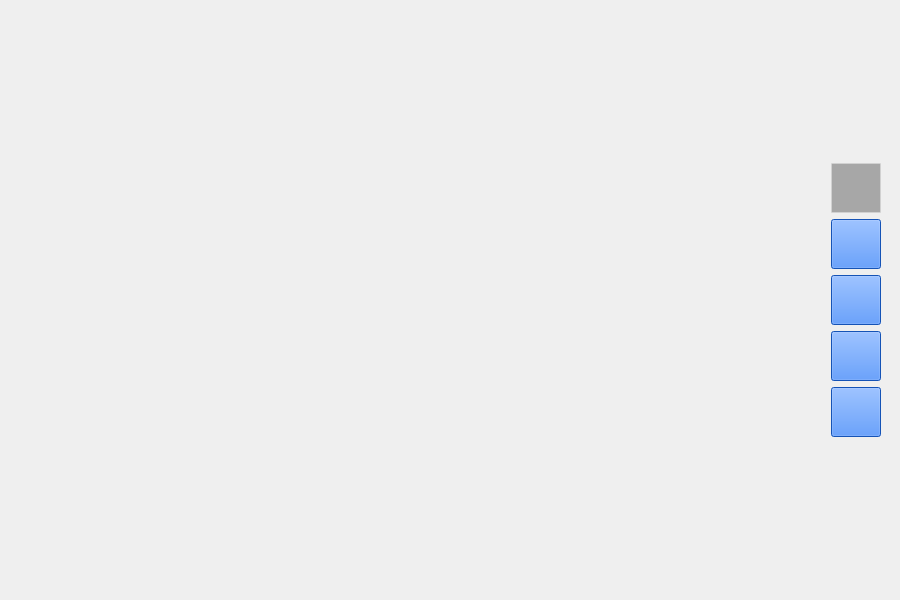
<?xml version="1.0" encoding="UTF-8"?>
<ui version="4.0">
 <class>MainWindow</class>
 <widget class="QMainWindow" name="MainWindow">
  <property name="geometry">
   <rect>
    <x>0</x>
    <y>0</y>
    <width>900</width>
    <height>600</height>
   </rect>
  </property>
  <property name="sizePolicy">
   <sizepolicy hsizetype="Preferred" vsizetype="Preferred">
    <horstretch>0</horstretch>
    <verstretch>0</verstretch>
   </sizepolicy>
  </property>
  <property name="windowTitle">
   <string>Magistrate Heads Up Display</string>
  </property>
  <property name="windowIcon">
   <iconset resource="rc/QTRC.qrc">
    <normaloff>:/vm/img/VM_points_ico.png</normaloff>:/vm/img/VM_points_ico.png</iconset>
  </property>
  <property name="windowOpacity">
   <double>1.000000000000000</double>
  </property>
  <widget class="QWidget" name="centralwidget">
   <layout class="QGridLayout" name="gridLayout">
    <item row="0" column="3">
     <layout class="QVBoxLayout" name="verticalLayout">
      <item>
       <spacer name="verticalSpacer">
        <property name="orientation">
         <enum>Qt::Vertical</enum>
        </property>
        <property name="sizeHint" stdset="0">
         <size>
          <width>20</width>
          <height>40</height>
         </size>
        </property>
       </spacer>
      </item>
      <item>
       <widget class="QPushButton" name="btn_srp">
        <property name="sizePolicy">
         <sizepolicy hsizetype="Preferred" vsizetype="Preferred">
          <horstretch>0</horstretch>
          <verstretch>0</verstretch>
         </sizepolicy>
        </property>
        <property name="minimumSize">
         <size>
          <width>50</width>
          <height>50</height>
         </size>
        </property>
        <property name="maximumSize">
         <size>
          <width>50</width>
          <height>50</height>
         </size>
        </property>
        <property name="cursor">
         <cursorShape>PointingHandCursor</cursorShape>
        </property>
        <property name="toolTip">
         <string>Scoring Report</string>
        </property>
        <property name="autoFillBackground">
         <bool>false</bool>
        </property>
        <property name="styleSheet">
         <string notr="true">background-color: rgba(0, 0, 0, 77); 
border: 1px solid rgba(220,220,220, 200);</string>
        </property>
        <property name="text">
         <string/>
        </property>
        <property name="icon">
         <iconset resource="rc/QTRC.qrc">
          <normaloff>:/vm/img/VM_srp_ico.png</normaloff>:/vm/img/VM_srp_ico.png</iconset>
        </property>
        <property name="iconSize">
         <size>
          <width>40</width>
          <height>40</height>
         </size>
        </property>
        <property name="checkable">
         <bool>true</bool>
        </property>
        <property name="checked">
         <bool>false</bool>
        </property>
        <property name="flat">
         <bool>false</bool>
        </property>
       </widget>
      </item>
      <item>
       <widget class="QPushButton" name="btn_forensics">
        <property name="sizePolicy">
         <sizepolicy hsizetype="Minimum" vsizetype="Minimum">
          <horstretch>0</horstretch>
          <verstretch>0</verstretch>
         </sizepolicy>
        </property>
        <property name="minimumSize">
         <size>
          <width>50</width>
          <height>50</height>
         </size>
        </property>
        <property name="maximumSize">
         <size>
          <width>50</width>
          <height>50</height>
         </size>
        </property>
        <property name="cursor">
         <cursorShape>PointingHandCursor</cursorShape>
        </property>
        <property name="toolTip">
         <string>&lt;html&gt;&lt;head/&gt;&lt;body&gt;&lt;p&gt;Scoring Report&lt;/p&gt;&lt;/body&gt;&lt;/html&gt;</string>
        </property>
        <property name="autoFillBackground">
         <bool>false</bool>
        </property>
        <property name="styleSheet">
         <string notr="true">background-color: rgb(30, 116, 255);</string>
        </property>
        <property name="text">
         <string/>
        </property>
        <property name="icon">
         <iconset resource="rc/QTRC.qrc">
          <normaloff>:/vm/img/VM_frq_ico.png</normaloff>:/vm/img/VM_frq_ico.png</iconset>
        </property>
        <property name="iconSize">
         <size>
          <width>50</width>
          <height>50</height>
         </size>
        </property>
        <property name="checkable">
         <bool>true</bool>
        </property>
       </widget>
      </item>
      <item>
       <widget class="QPushButton" name="btn_readme">
        <property name="sizePolicy">
         <sizepolicy hsizetype="Fixed" vsizetype="Fixed">
          <horstretch>0</horstretch>
          <verstretch>0</verstretch>
         </sizepolicy>
        </property>
        <property name="minimumSize">
         <size>
          <width>50</width>
          <height>50</height>
         </size>
        </property>
        <property name="cursor">
         <cursorShape>PointingHandCursor</cursorShape>
        </property>
        <property name="styleSheet">
         <string notr="true">background-color: rgb(30, 116, 255);</string>
        </property>
        <property name="text">
         <string/>
        </property>
        <property name="icon">
         <iconset resource="rc/QTRC.qrc">
          <normaloff>:/vm/img/VM_readme_ico.png</normaloff>:/vm/img/VM_readme_ico.png</iconset>
        </property>
        <property name="iconSize">
         <size>
          <width>40</width>
          <height>40</height>
         </size>
        </property>
        <property name="checkable">
         <bool>true</bool>
        </property>
       </widget>
      </item>
      <item>
       <widget class="QPushButton" name="btn_settings">
        <property name="sizePolicy">
         <sizepolicy hsizetype="Fixed" vsizetype="Fixed">
          <horstretch>0</horstretch>
          <verstretch>0</verstretch>
         </sizepolicy>
        </property>
        <property name="minimumSize">
         <size>
          <width>50</width>
          <height>50</height>
         </size>
        </property>
        <property name="maximumSize">
         <size>
          <width>50</width>
          <height>50</height>
         </size>
        </property>
        <property name="sizeIncrement">
         <size>
          <width>0</width>
          <height>0</height>
         </size>
        </property>
        <property name="cursor">
         <cursorShape>PointingHandCursor</cursorShape>
        </property>
        <property name="styleSheet">
         <string notr="true">background-color: rgb(30, 116, 255);</string>
        </property>
        <property name="text">
         <string/>
        </property>
        <property name="icon">
         <iconset resource="rc/QTRC.qrc">
          <normaloff>:/vm/img/VM_conf_ico.png</normaloff>:/vm/img/VM_conf_ico.png</iconset>
        </property>
        <property name="iconSize">
         <size>
          <width>50</width>
          <height>50</height>
         </size>
        </property>
        <property name="checkable">
         <bool>true</bool>
        </property>
       </widget>
      </item>
      <item>
       <widget class="QPushButton" name="btn_DevExit">
        <property name="sizePolicy">
         <sizepolicy hsizetype="Preferred" vsizetype="Preferred">
          <horstretch>0</horstretch>
          <verstretch>0</verstretch>
         </sizepolicy>
        </property>
        <property name="minimumSize">
         <size>
          <width>50</width>
          <height>50</height>
         </size>
        </property>
        <property name="maximumSize">
         <size>
          <width>50</width>
          <height>50</height>
         </size>
        </property>
        <property name="cursor">
         <cursorShape>PointingHandCursor</cursorShape>
        </property>
        <property name="autoFillBackground">
         <bool>false</bool>
        </property>
        <property name="styleSheet">
         <string notr="true">background-color: rgb(30, 116, 255);</string>
        </property>
        <property name="text">
         <string/>
        </property>
        <property name="icon">
         <iconset resource="rc/QTRC.qrc">
          <normaloff>:/vm/img/sm64_cameraX.png</normaloff>:/vm/img/sm64_cameraX.png</iconset>
        </property>
        <property name="iconSize">
         <size>
          <width>50</width>
          <height>50</height>
         </size>
        </property>
        <property name="checkable">
         <bool>true</bool>
        </property>
        <property name="default">
         <bool>false</bool>
        </property>
        <property name="flat">
         <bool>false</bool>
        </property>
       </widget>
      </item>
      <item>
       <spacer name="verticalSpacer_2">
        <property name="orientation">
         <enum>Qt::Vertical</enum>
        </property>
        <property name="sizeHint" stdset="0">
         <size>
          <width>20</width>
          <height>40</height>
         </size>
        </property>
       </spacer>
      </item>
     </layout>
    </item>
    <item row="0" column="4">
     <spacer name="RightScrollerBuffer">
      <property name="orientation">
       <enum>Qt::Horizontal</enum>
      </property>
      <property name="sizeType">
       <enum>QSizePolicy::Fixed</enum>
      </property>
      <property name="sizeHint" stdset="0">
       <size>
        <width>10</width>
        <height>20</height>
       </size>
      </property>
     </spacer>
    </item>
    <item row="0" column="0">
     <spacer name="horizontalSpacer">
      <property name="orientation">
       <enum>Qt::Horizontal</enum>
      </property>
      <property name="sizeHint" stdset="0">
       <size>
        <width>40</width>
        <height>20</height>
       </size>
      </property>
     </spacer>
    </item>
    <item row="0" column="1">
     <layout class="QVBoxLayout" name="NotificationLayout">
      <property name="spacing">
       <number>5</number>
      </property>
      <property name="leftMargin">
       <number>0</number>
      </property>
      <property name="topMargin">
       <number>0</number>
      </property>
      <property name="rightMargin">
       <number>0</number>
      </property>
      <property name="bottomMargin">
       <number>50</number>
      </property>
      <item>
       <spacer name="notifypusher">
        <property name="orientation">
         <enum>Qt::Vertical</enum>
        </property>
        <property name="sizeHint" stdset="0">
         <size>
          <width>20</width>
          <height>40</height>
         </size>
        </property>
       </spacer>
      </item>
     </layout>
    </item>
    <item row="0" column="2">
     <spacer name="horizontalSpacer_2">
      <property name="orientation">
       <enum>Qt::Horizontal</enum>
      </property>
      <property name="sizeHint" stdset="0">
       <size>
        <width>40</width>
        <height>20</height>
       </size>
      </property>
     </spacer>
    </item>
   </layout>
  </widget>
 </widget>
 <resources>
  <include location="rc/QTRC.qrc"/>
 </resources>
 <connections/>
</ui>
